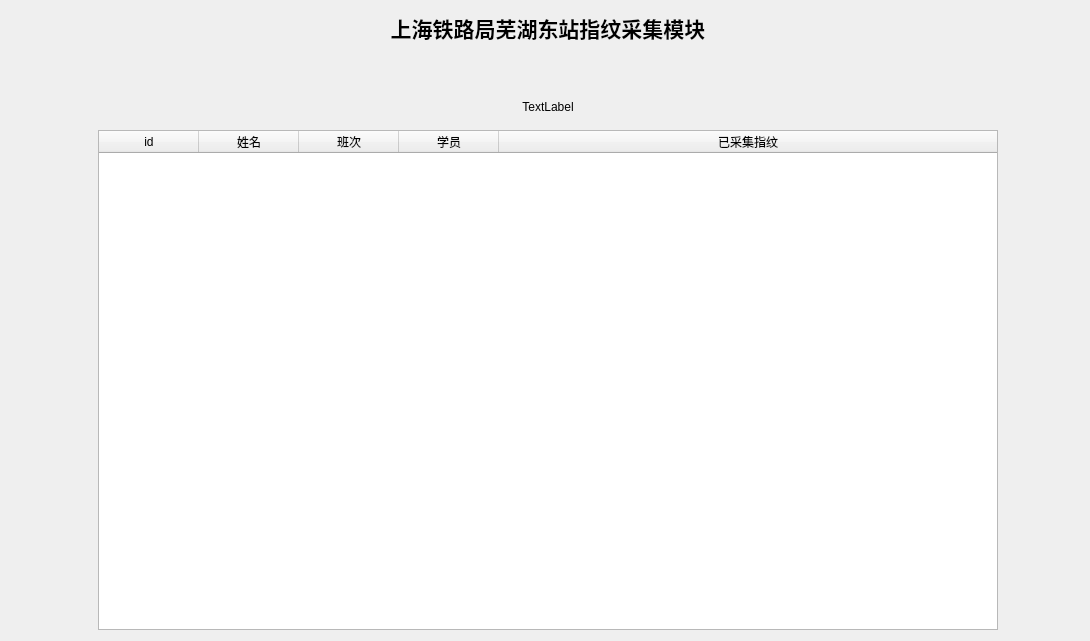
<?xml version="1.0" encoding="UTF-8"?>
<ui version="4.0">
 <class>Form</class>
 <widget class="QWidget" name="Form">
  <property name="geometry">
   <rect>
    <x>0</x>
    <y>0</y>
    <width>1090</width>
    <height>641</height>
   </rect>
  </property>
  <property name="windowTitle">
   <string>Form</string>
  </property>
  <layout class="QFormLayout" name="formLayout">
   <item row="0" column="1">
    <layout class="QGridLayout" name="gridLayout">
     <property name="sizeConstraint">
      <enum>QLayout::SetFixedSize</enum>
     </property>
     <property name="verticalSpacing">
      <number>6</number>
     </property>
     <item row="3" column="2">
      <spacer name="horizontalSpacer">
       <property name="orientation">
        <enum>Qt::Horizontal</enum>
       </property>
       <property name="sizeType">
        <enum>QSizePolicy::Expanding</enum>
       </property>
       <property name="sizeHint" stdset="0">
        <size>
         <width>40</width>
         <height>20</height>
        </size>
       </property>
      </spacer>
     </item>
     <item row="3" column="0">
      <spacer name="horizontalSpacer_2">
       <property name="orientation">
        <enum>Qt::Horizontal</enum>
       </property>
       <property name="sizeHint" stdset="0">
        <size>
         <width>40</width>
         <height>20</height>
        </size>
       </property>
      </spacer>
     </item>
     <item row="0" column="1">
      <widget class="QLabel" name="TitleLable">
       <property name="sizePolicy">
        <sizepolicy hsizetype="Expanding" vsizetype="Expanding">
         <horstretch>0</horstretch>
         <verstretch>0</verstretch>
        </sizepolicy>
       </property>
       <property name="text">
        <string>&lt;html&gt;&lt;head/&gt;&lt;body&gt;&lt;p&gt;&lt;span style=&quot; font-size:16pt; font-weight:600;&quot;&gt;上海铁路局芜湖东站指纹采集模块&lt;/span&gt;&lt;/p&gt;&lt;/body&gt;&lt;/html&gt;</string>
       </property>
       <property name="alignment">
        <set>Qt::AlignCenter</set>
       </property>
      </widget>
     </item>
     <item row="2" column="1">
      <widget class="QLabel" name="personLabel">
       <property name="sizePolicy">
        <sizepolicy hsizetype="Expanding" vsizetype="Expanding">
         <horstretch>0</horstretch>
         <verstretch>0</verstretch>
        </sizepolicy>
       </property>
       <property name="text">
        <string>TextLabel</string>
       </property>
       <property name="alignment">
        <set>Qt::AlignCenter</set>
       </property>
      </widget>
     </item>
     <item row="1" column="1">
      <widget class="QLabel" name="departmentLabel">
       <property name="sizePolicy">
        <sizepolicy hsizetype="Expanding" vsizetype="Expanding">
         <horstretch>0</horstretch>
         <verstretch>0</verstretch>
        </sizepolicy>
       </property>
       <property name="text">
        <string/>
       </property>
       <property name="alignment">
        <set>Qt::AlignCenter</set>
       </property>
      </widget>
     </item>
     <item row="3" column="1">
      <widget class="QTableWidget" name="tableWidget">
       <property name="enabled">
        <bool>true</bool>
       </property>
       <property name="sizePolicy">
        <sizepolicy hsizetype="Minimum" vsizetype="Minimum">
         <horstretch>0</horstretch>
         <verstretch>0</verstretch>
        </sizepolicy>
       </property>
       <property name="minimumSize">
        <size>
         <width>900</width>
         <height>500</height>
        </size>
       </property>
       <property name="editTriggers">
        <set>QAbstractItemView::NoEditTriggers</set>
       </property>
       <property name="selectionBehavior">
        <enum>QAbstractItemView::SelectRows</enum>
       </property>
       <attribute name="horizontalHeaderStretchLastSection">
        <bool>true</bool>
       </attribute>
       <column>
        <property name="text">
         <string>id</string>
        </property>
        <property name="textAlignment">
         <set>AlignCenter</set>
        </property>
       </column>
       <column>
        <property name="text">
         <string>姓名</string>
        </property>
       </column>
       <column>
        <property name="text">
         <string>班次</string>
        </property>
       </column>
       <column>
        <property name="text">
         <string>学员</string>
        </property>
       </column>
       <column>
        <property name="text">
         <string>已采集指纹</string>
        </property>
       </column>
      </widget>
     </item>
    </layout>
   </item>
  </layout>
 </widget>
 <resources/>
 <connections/>
</ui>
